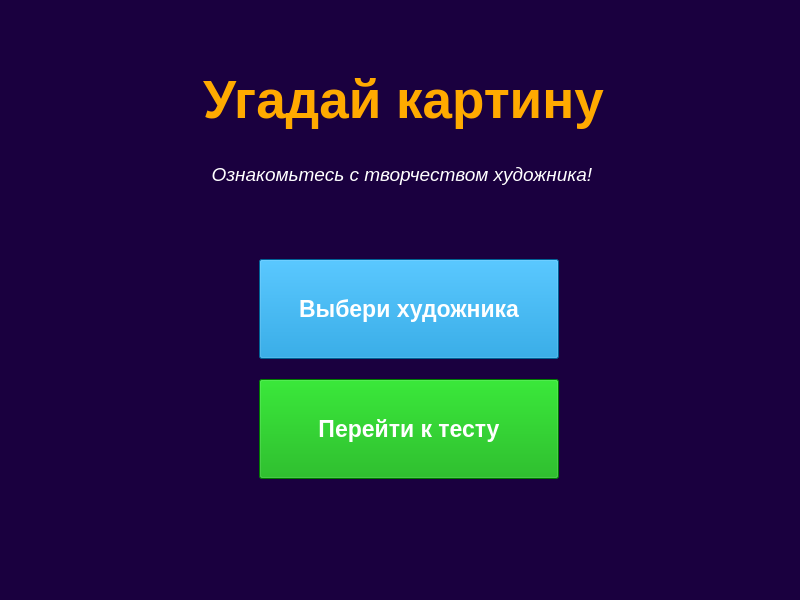
<?xml version="1.0" encoding="UTF-8"?>
<ui version="4.0">
 <class>MainWindow</class>
 <widget class="QMainWindow" name="MainWindow">
  <property name="geometry">
   <rect>
    <x>0</x>
    <y>0</y>
    <width>800</width>
    <height>600</height>
   </rect>
  </property>
  <property name="windowTitle">
   <string>MainWindow</string>
  </property>
  <property name="styleSheet">
   <string notr="true">background-color: rgb(26, 0, 63);</string>
  </property>
  <widget class="QWidget" name="centralwidget">
   <layout class="QGridLayout" name="gridLayout">
    <item row="0" column="1">
     <widget class="QWidget" name="widget" native="true">
      <property name="styleSheet">
       <string notr="true">background-color: rgb(26, 0, 63);</string>
      </property>
      <widget class="QLabel" name="nametest">
       <property name="geometry">
        <rect>
         <x>120</x>
         <y>50</y>
         <width>549</width>
         <height>81</height>
        </rect>
       </property>
       <property name="font">
        <font>
         <pointsize>40</pointsize>
         <weight>75</weight>
         <bold>true</bold>
        </font>
       </property>
       <property name="styleSheet">
        <string notr="true">color: rgb(255, 170, 0);</string>
       </property>
       <property name="text">
        <string>Угадай картину</string>
       </property>
       <property name="alignment">
        <set>Qt::AlignCenter</set>
       </property>
      </widget>
      <widget class="QPushButton" name="pushButton">
       <property name="geometry">
        <rect>
         <x>250</x>
         <y>250</y>
         <width>300</width>
         <height>100</height>
        </rect>
       </property>
       <property name="sizePolicy">
        <sizepolicy hsizetype="Fixed" vsizetype="Fixed">
         <horstretch>50</horstretch>
         <verstretch>100</verstretch>
        </sizepolicy>
       </property>
       <property name="minimumSize">
        <size>
         <width>300</width>
         <height>100</height>
        </size>
       </property>
       <property name="font">
        <font>
         <pointsize>17</pointsize>
         <weight>75</weight>
         <bold>true</bold>
        </font>
       </property>
       <property name="styleSheet">
        <string notr="true">background-color: rgb(0, 136, 209);
color: rgb(255, 255, 255);</string>
       </property>
       <property name="text">
        <string>Выбери художника</string>
       </property>
      </widget>
      <widget class="QPushButton" name="pushButton_2">
       <property name="geometry">
        <rect>
         <x>250</x>
         <y>370</y>
         <width>300</width>
         <height>100</height>
        </rect>
       </property>
       <property name="sizePolicy">
        <sizepolicy hsizetype="Fixed" vsizetype="Fixed">
         <horstretch>50</horstretch>
         <verstretch>100</verstretch>
        </sizepolicy>
       </property>
       <property name="minimumSize">
        <size>
         <width>300</width>
         <height>100</height>
        </size>
       </property>
       <property name="font">
        <font>
         <pointsize>17</pointsize>
         <weight>75</weight>
         <bold>true</bold>
        </font>
       </property>
       <property name="styleSheet">
        <string notr="true">background-color: rgb(0, 170, 0);
color: rgb(255, 255, 255);</string>
       </property>
       <property name="text">
        <string>Перейти к тесту</string>
       </property>
      </widget>
      <widget class="QLabel" name="label">
       <property name="geometry">
        <rect>
         <x>130</x>
         <y>130</y>
         <width>531</width>
         <height>71</height>
        </rect>
       </property>
       <property name="font">
        <font>
         <pointsize>14</pointsize>
         <italic>true</italic>
        </font>
       </property>
       <property name="styleSheet">
        <string notr="true">color: rgb(255, 255, 255);</string>
       </property>
       <property name="text">
        <string>Ознакомьтесь с творчеством художника! </string>
       </property>
       <property name="textFormat">
        <enum>Qt::RichText</enum>
       </property>
       <property name="alignment">
        <set>Qt::AlignCenter</set>
       </property>
      </widget>
     </widget>
    </item>
   </layout>
  </widget>
 </widget>
 <resources/>
 <connections/>
</ui>
